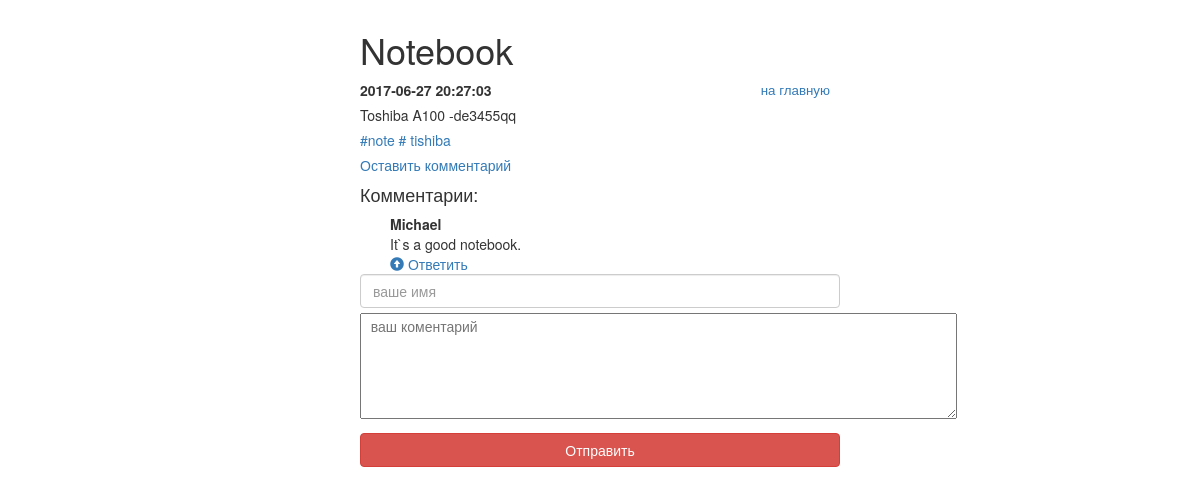
The page /include/note.php?id=6&comment=mine on the database its author committed.
### tables this page shows
CREATE TABLE `post` (
  `post_id` bigint(20) UNSIGNED NOT NULL,
  `post_title` varchar(255) DEFAULT NULL,
  `post_min_text` text,
  `post_text` text,
  `post_create_datetime` datetime DEFAULT NULL,
  `post_update_datetime` timestamp NULL DEFAULT NULL
);

CREATE TABLE `comment` (
  `comment_id` bigint(20) UNSIGNED NOT NULL,
  `post_id` bigint(20) DEFAULT NULL,
  `comment_parent_id` bigint(20) DEFAULT NULL,
  `comment_username` varchar(255) DEFAULT NULL,
  `comment_text` text,
  `comment_datetime` timestamp NULL DEFAULT NULL
);

### include/db.php (called while the page is built, shortened)
<?php
try {
    $link = new PDO('mysql:host=localhost;dbname=blog', 'rudim', '123');
} catch (PDOException $e) {
    print "Error!: " . $e->getMessage() . "<br/>";
    die();
}
if($_GET['id']){
    $getid = $_GET['id'];
    $select_update = $link->query("SELECT post.*, group_concat(tag.tag_title) as tags FROM post LEFT JOIN post_to_tag USING (post_id) LEFT JOIN tag USING (tag_id) WHERE post_id='$getid' group by post.post_id");
    $res_select_update = $select_update ->fetchAll(PDO::FETCH_ASSOC);
}

### include/note.php (the view, shortened to what this page needs)
<?php
require_once 'db.php';
require_once 'function.php';
?>
<!DOCTYPE html>
<html lang="ru">
	<head>
        <link rel="stylesheet" href="https://maxcdn.bootstrapcdn.com/bootstrap/3.3.7/css/bootstrap.min.css">
		<link rel="stylesheet" href="../css/styless.css">
	</head>
	<body>
		<div id="wrapper">
			<h1><?=$res_select_update[0]['post_title']?></h1>
			<div>
				<p class="nav right">
					<a href="../index.php">на главную</a>
				</p>
				<p class="date"><?=$res_select_update[0]['post_create_datetime']?></p>
				<p class="posttext">
                <?=$res_select_update[0]['post_text'];?>
                </p>
                <p>
                <?php if ($res_select_update[0]['tags']) {
					       $value['tags'] = explode(',', $res_select_update[0]['tags']);
					    foreach ($value['tags'] as $tag) {
					     	    ?>
                         <span class="print_tag">
                         <a href='../include/posttotag.php?tag=<?=$tag?>'><?="#".$tag?></a>
                         </span>
					    <?php  } ?>
				<?php } ?>
                </p>
                <a href='?id=<?=$_GET['id']?>&comment=mine#answer'>Оставить комментарий</a>
                <h4>Комментарии:</h4>
            <?php
                   $res_row = $link ->query("SELECT * FROM comment WHERE post_id='$getid' and comment_parent_id is NULL ");
                                while ( $row = $res_row ->fetch(PDO::FETCH_ASSOC)) {
                                       comment($row);
                                }
                if (!empty($_GET['comment'])) {
                    ?>
                    <form method="POST">
                            <p>
                                <input name="comment_name" placeholder="ваше имя" class="form-control">
                            </p>
                            <p>
                                <textarea placeholder="  ваш коментарий" name="comment_text" cols="77" rows="5"></textarea>
                            </p>
                            <p>
                                <input name="save_comment" type="submit" class="btn btn-danger btn-block" value="Отправить">
                            </p>
                    </form>
                <?php }
                    ?>
			</div>
		</div>
	</body>
</html>

### include/function.php (shortened to what this page needs)
<?php
function comment($row){ ?>
        <div style="margin-left: 30px">
	        <div id="<?=$row['comment_id']?>" class="date"><?=$row['comment_username'] . " " . $row['comment_datetime'] ?></div>
	        <div class="text"><?=$row['comment_text']?></div>
	        <a href="#<?=$row['comment_parent_id']?>" class="glyphicon glyphicon-circle-arrow-up"></a>
	        <a href="?id=<?=$_GET['id']?>&comment=<?=$row['comment_id']?>#answer">Ответить</a>
	    </div>
	    <?php
}
?>

### css/styless.css (style rules this page uses)
#wrapper { width: 500px; margin: 0px auto; padding: 10px; text-align: justify; }
#wrapper > div { margin-bottom: 15px; }
#wrapper p { margin-bottom: 5px; }
.date { font-weight: bold; }
.nav { text-align: right; padding-right: 10px; font-size: 10pt; }
.right { float:right }
input[type="submit"] { margin-top:10px !important; }

### rows shown on the page
post: post_title "Notebook", post_create_datetime "2017-06-27 20:27:03", post_text "Toshiba A100 -de3455qq"
comment: comment_username "Michael", comment_text "It`s a good notebook."

### other values the page prints
$tag "note"
$tag "tishiba"
